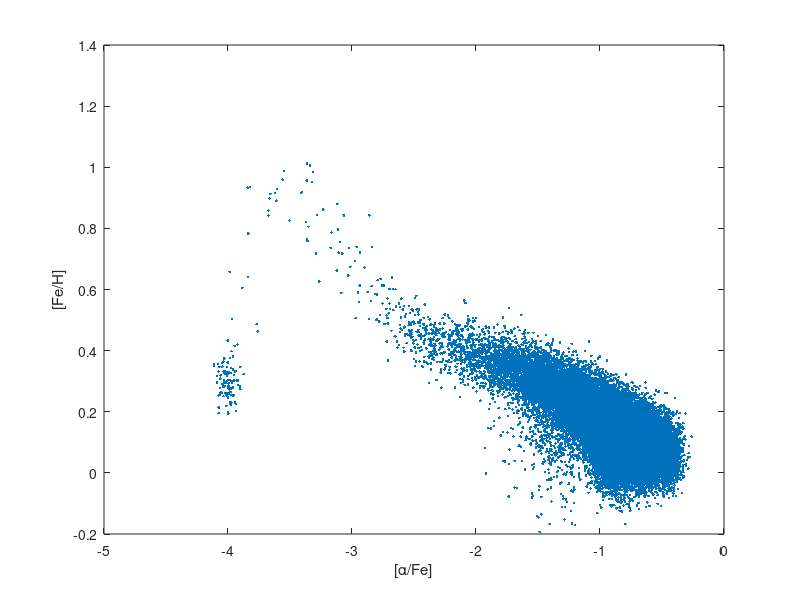
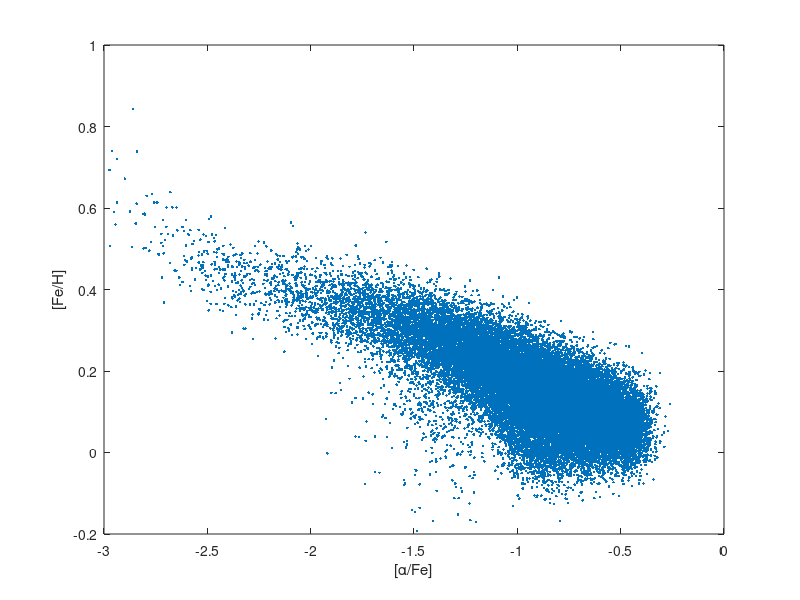
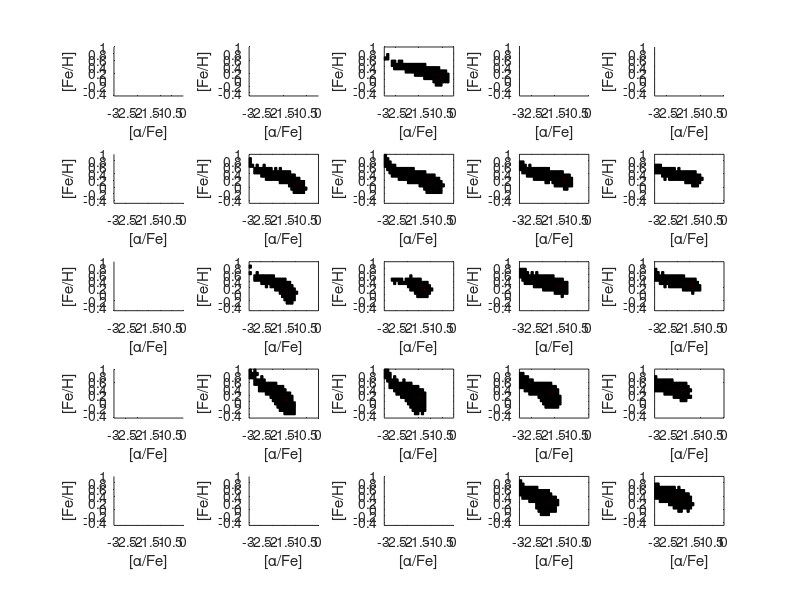

Write the MATLAB code that produced these figures, in order. (Note: this script raises an error after producing the figures.)

clear all
fid = fopen('data/obsdata5_30000.dat','r'); x = fscanf(fid,'%f',[3,inf]); x= x';
figure(1); plot(x(:,1),x(:,2),'.'); xlabel('[\alpha/Fe]'); ylabel('[Fe/H]'); 

xmin = -3; xmax = 0; ymin = -0.5; ymax = 1;
idx = ((x(:,1) >= xmin) & (x(:,1) <= xmax) & (x(:,2) >= ymin) & (x(:,2) <= ymax));

x  = x(idx,:);
figure(2); plot(x(:,1),x(:,2),'.'); xlabel('[\alpha/Fe]'); ylabel('[Fe/H]'); 



fid = fopen('data/modeldata5.dat','r'); data = fscanf(fid,'%f',[9,inf]); data = data';
figure(3); plot(data(:,1),data(:,2),'.'); xlabel('[\alpha/Fe]'); ylabel('[Fe/H]'); 



% return;
r = sqrt(2*0.05*0.05);
t = (1/8:1/4:1)'*2*pi; x1 = r*sin(t); x2 = r*cos(t);

k = 0; s = 0; 
for i=0:4,
    for j =0:4,
        k = k + 1;
        idx = ((data(:,4)==j) & (data(:,5)==i) & (data(:,3)~=0));
        distx = data(idx==1,:); n = length(distx);
        subplot(5,5,k); axis([-3 0 -0.5 1]);
        if (n ~= 0) s = s + 1; end
        for l = 1:n,
            subplot(5,5,k); fill(distx(l,1)+x1,distx(l,2)+x2,[distx(l,3) 0 0]); hold on;
        end
        xlabel('[\alpha/Fe]'); ylabel('[Fe/H]'); axis([-3 0 -0.5 1]);
        % return;
    end
end
T = s;
xn = 30; yn = 17;
xgrid = -2.95:0.1:-0.05;
ygrid = -0.65:0.1:0.95;

% return
k=0; sq = zeros(xn,yn);
f = zeros(T,xgrid,ygrid);
indic= zeros(25,1); m = 0;
for i=0:4,
    for j =0:4,
        m = m + 1;
        idx = ((data(:,4)==j) & (data(:,5)==i));
        distx = data(idx==1,:); n = sum(distx(:,3)~=0);
        if (n==0) continue; end
        l = 0; k = k + 1;
        indic(m) = 1;
        for ix = 1:xn,
            for iy = 1:yn,
                l = l + 1;
                sq(ix,iy) = distx(l,3);
                f(k,ix,iy) = distx(l,3);
            end
        end
        figure(5); subplot(5,5,m); mesh(xgrid,ygrid,sq'); hold on;
    end
end

f = 100*f;
fval = EvalDens(x(:,1),x(:,2),f,xgrid,ygrid,T,xn,yn);
id = (sum(fval')~=0); fval = fval(id,:); 

% return
%The EM algorithm
u = gamrnd(1/T,1,T,1);
pi_0 = u/sum(u); 
pi_1 = ones(T,1)/T; pi_0 = pi_1 + 1;
eps = 0.0001;
k = 0;
N = length(fval);
w = zeros(N,T);

figure(10);
subplot(1,2,1);
plot(1,1);
hold on;

while k < 300
    k = k + 1;
    s = 0;
    for i = 1:N,
        w(i,:) = pi_1.*fval(i,:)'; 
        tot = sum(w(i,:));
        w(i,:) = w(i,:)/tot;
        s = s + log(tot);
    end
    pi_0 = pi_1; 
    pi_1 = sum(w)'/N
    subplot(1,2,1); plot(k,pi_1,'.');
	
    subplot(1,2,2); plot(k,s,'.');
	
    if(k > 500) break; end
end
hold off;
